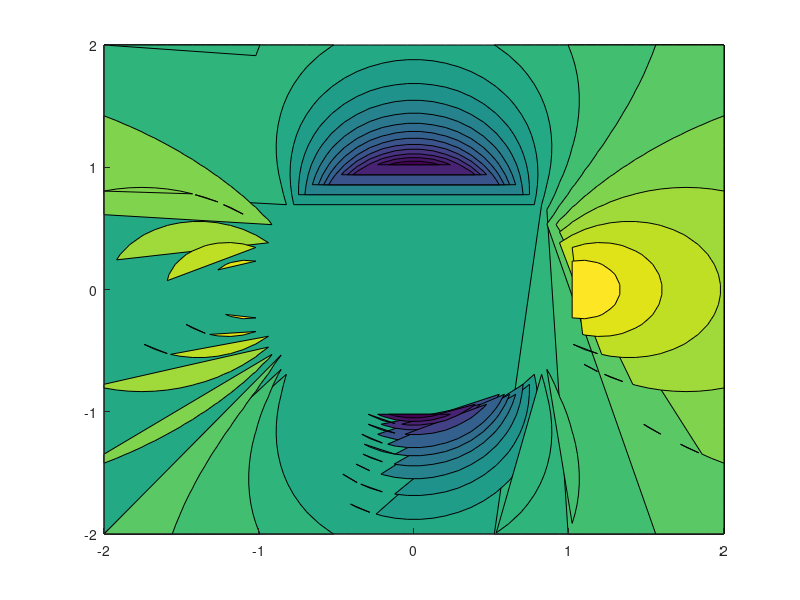

Recreate this plot in MATLAB. (Note: this script raises an error after producing the figure.)
clear; clc; close all;

% Description: Plots the velocity and pressure distribution around a
% cylinder

% Parameters
U   = 1;
a   = 1;
rho = 1;

N = 50;
x = linspace(-2,2,N);
y = linspace(-2,2,N);
[x,y] = meshgrid(x,y);

r = sqrt(x.^2+y.^2);
theta = atan2(y,x);

u = U*(1-a^2*cos(2*theta)./r.^2);
v = -U*a^2*sin(2*theta)./r.^2;

% Plot the cylinder
u(x.^2+y.^2 < a^2) = NaN;
v(x.^2+y.^2 < a^2) = NaN;

umag = sqrt(u.^2+v.^2);
unorm = u./umag;
vnorm = v./umag;

p = rho/2*(U^2-(u.^2+v.^2));
hold on
contourf(x,y,p,20,'edgecolor','none')
colormap(jet)
colorbar
quiver(x,y,unorm,vnorm,0.5)
axis equal
